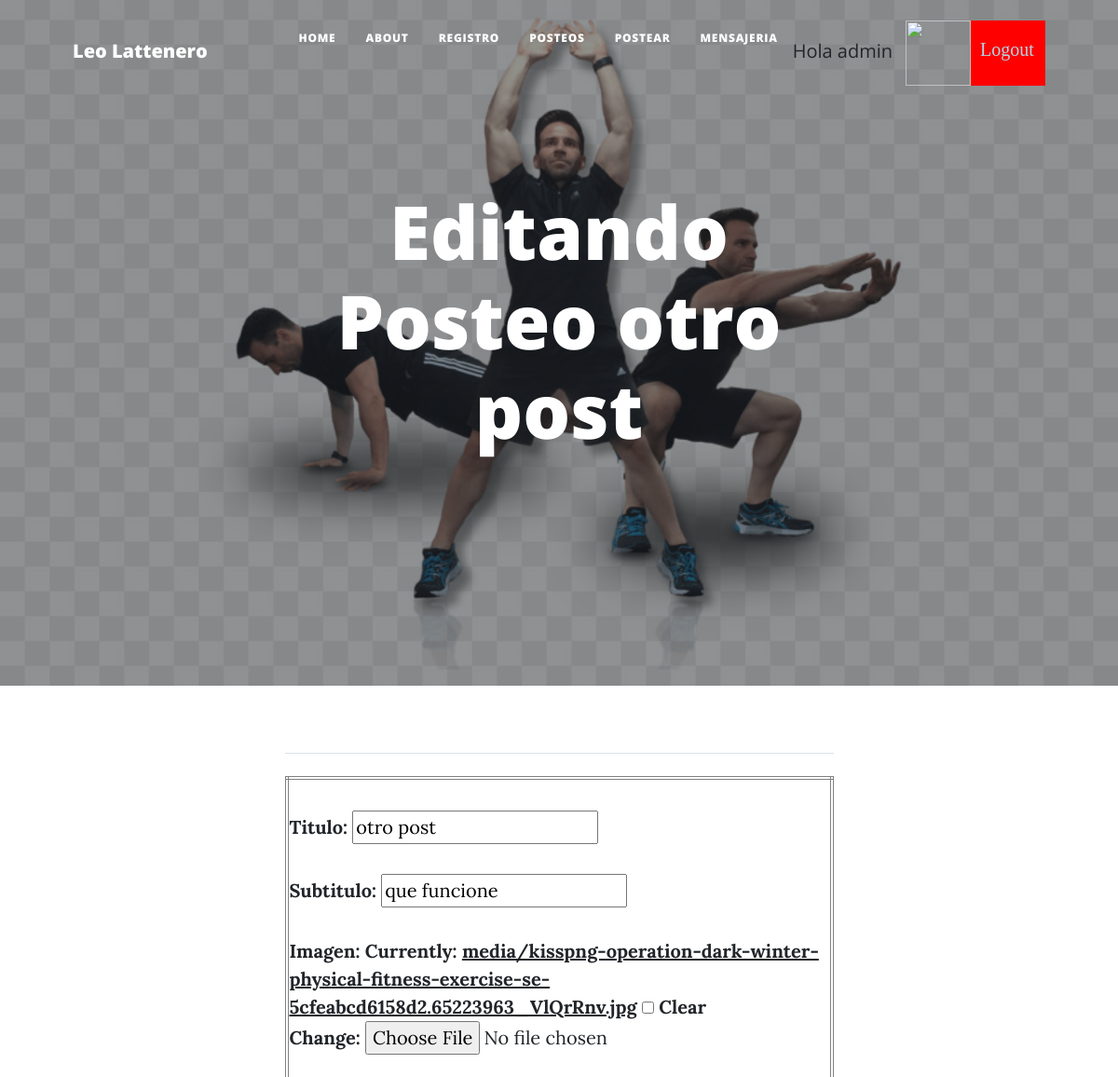
The app's page /editarPosteos/54 (signed in, upper part), older data.
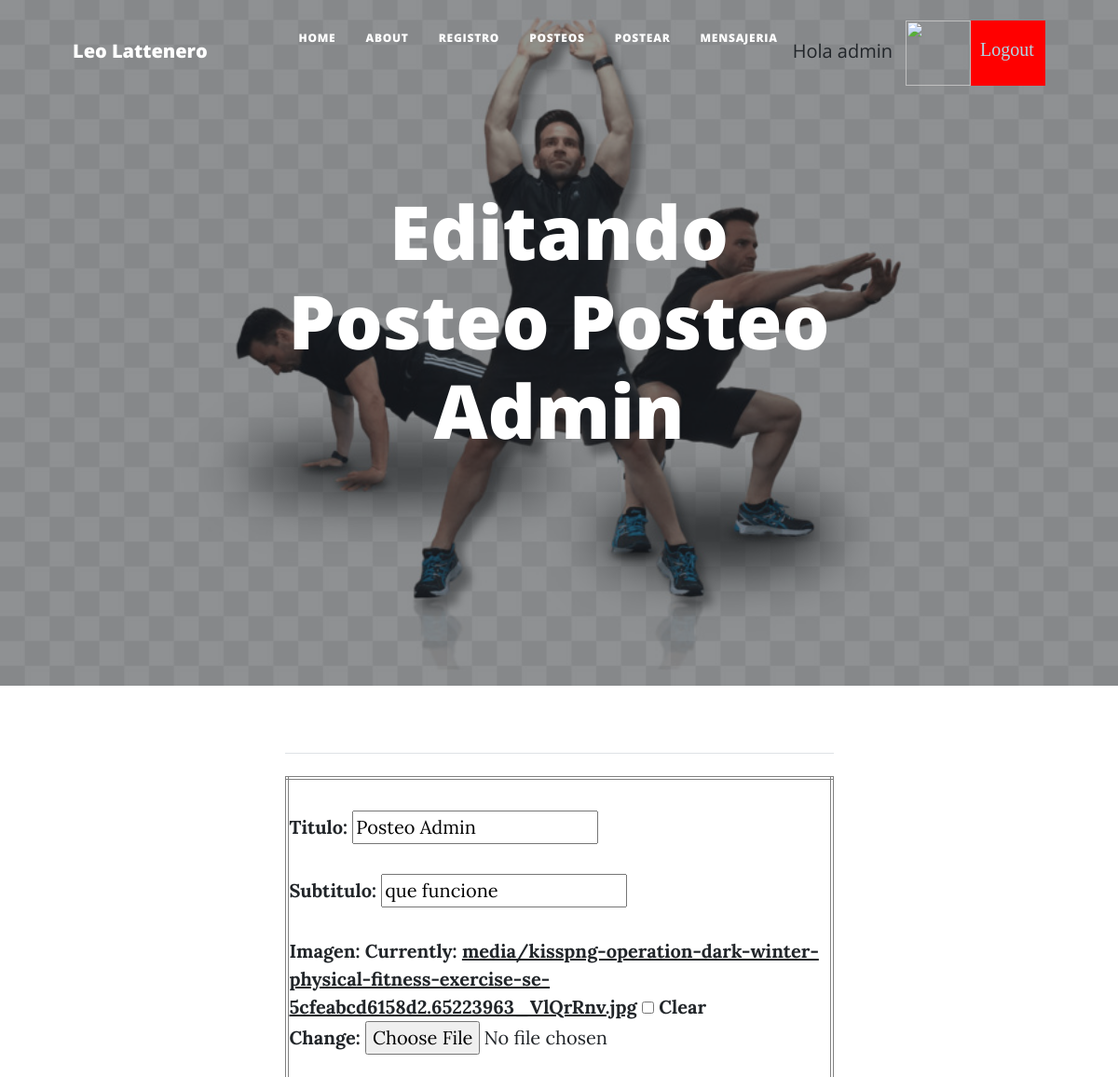
The same page, newer data.
### AppRutinas/models.py (models this page shows)
class Posteo(models.Model):
    titulo = models.CharField(max_length=255)
    subtitulo = models.CharField(max_length=255)
    imagen = models.ImageField(upload_to='media', blank=True)
    cuerpo = RichTextUploadingField() # CKEditor Rich Text Field
    autor = models.CharField(max_length=255)
    fecha = models.DateTimeField(default='2020-11-1')
    def __str__(self):
        return self.titulo

### AppRutinas/views.py (the view)
# urls.py: path("editarPosteos/<id>", editarPosteos, name="editarPosteos"),
@login_required
def editarPosteos(request, id):
    username=request.user.get_username()
    posteo=Posteo.objects.get(id=id)
    if username==posteo.autor or request.user.is_superuser:
        if request.method=="POST":
            form=PostForm(request.POST, request.FILES)
            print(form)
            if form.is_valid():
                informacion= form.cleaned_data
                image = informacion["imagen"]
                if str(type(image)) == "<class 'NoneType'>":      # Si el campo de imagen no tiene cambios, simplemente no actualiza el objeto de la db.
                    pass
                else:                                                   # Si entra al else, es por que se le cargo una imagen.
                    posteo.imagen = informacion["imagen"]
                posteo.titulo= informacion["titulo"]
                posteo.subtitulo= informacion["subtitulo"]
                posteo.cuerpo= informacion["cuerpo"]
                posteo.autor= informacion["autor"]
                posteo.fecha= informacion["fecha"]
                posteo.save() # guardo el posteo con los datos nuevos
                print(posteo)
                posteos=Posteo.objects.all().order_by('-id') #llamo a todos los posteos para q los muestre
                return render (request, "posteos.html", {"mensaje": "POSTEO EDITADO CORRECTAMENTE!!", "posteos":posteos, "imagen": obtenerAvatar(request)})
        else:
            form= PostForm(initial={"titulo":posteo.titulo, "subtitulo":posteo.subtitulo, "imagen":posteo.imagen, "cuerpo":posteo.cuerpo, "autor":posteo.autor, "fecha":posteo.fecha})
        return render(request, "editarPosteos.html", {"form":form, "posteo":posteo, "imagen": obtenerAvatar(request)})
    else:
        return render(request, "mensajes.html", {"mensaje": "Solo puede editar sus publicaciones!", "imagen": obtenerAvatar(request)})

### AppRutinas/forms.py
class PostForm(ModelForm):
    class Meta:
        model = Posteo
        fields = ['titulo','subtitulo','imagen','cuerpo','autor','fecha']

### AppLogin/views.py (called while the page is built)
def obtenerAvatar(request):
    if request.user.is_authenticated:
        lista=Avatar.objects.filter(user=request.user)
        if len(lista)!=0:
            imagen=lista[0].imagen.url
        else:
            imagen="/media/avatares/avatarpordefecto.jpg"
        return imagen

### AppRutinas/templates/editarPosteos.html (shortened to what this page needs)
{% extends "index.html" %}
{% load static %}
{% block titulo %}
<h1 class="mb-5">Editando Posteo {{ posteo }}</h1>
{% endblock %}
{% block contenido_que_cambia %}
<div class="container px-4 px-lg-5">
    <div class="row gx-4 gx-lg-5 justify-content-center">
        <div class="col-md-10 col-lg-8 col-xl-7">
            <hr class="my-4" />
            <div class="post-preview">
<form action="{% url 'editarPosteos' posteo.id %}" method="POST" enctype="multipart/form-data"> {% csrf_token %}
    <table width="100%" style="border: 4px double grey;">
        <th> {{ form.as_p  }}</th>
        <th> {{ form.media }}</th>
    </table>
</form>
{% endblock %}

Row changes from the older to the newer data that the page shows:
changed Posteo "que funcione": titulo "otro post" → "Posteo Admin"
